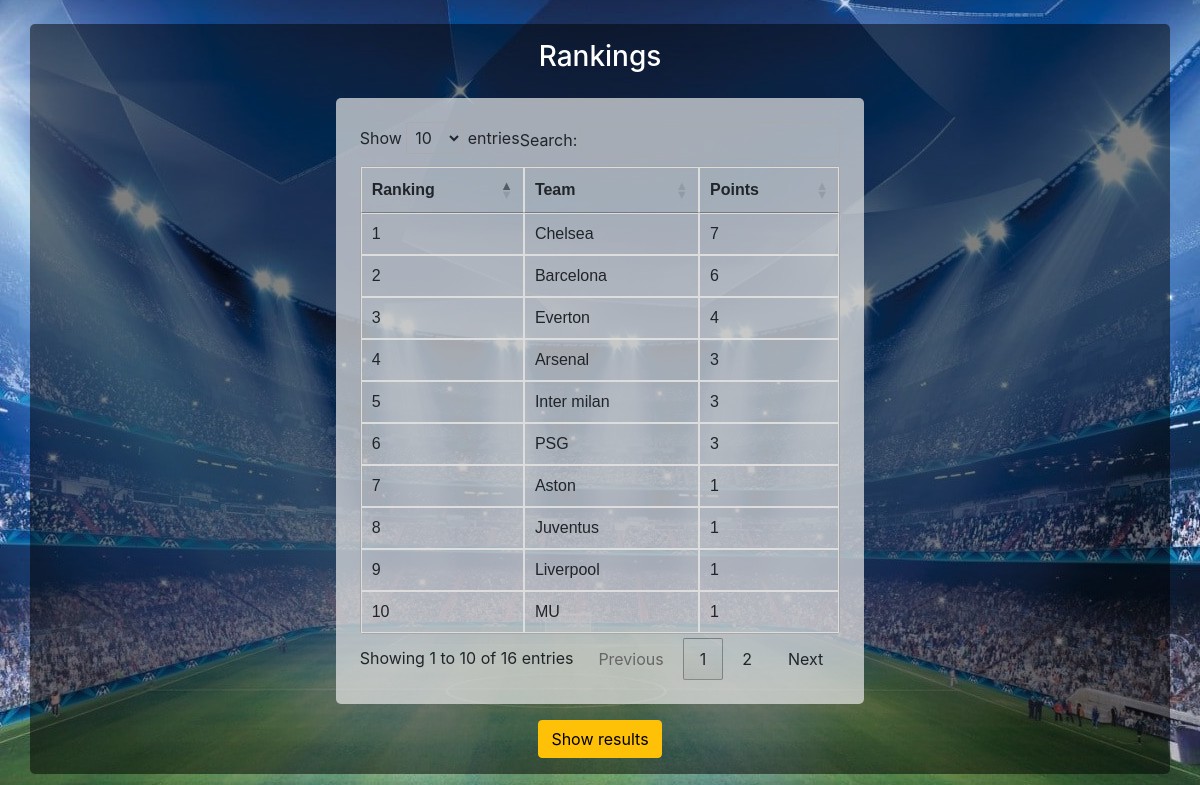
The page /ranking_list (signed in) on the database its author committed.
### ranking/models.py (models this page shows, shortened)
class Ranking(models.Model):
    team = models.OneToOneField(Team, on_delete=models.CASCADE, related_name='ranking')
    points = models.IntegerField(default=0)
    rank = models.IntegerField(default = 0)
    class Meta:
        verbose_name_plural = "rankings"
        ordering = ('rank',)

class Team(models.Model):
    name = models.CharField(max_length=255)
    def __str__(self):
        return self.name

### ranking/views.py (the view)
# urls.py: path('ranking_list', display_rankings, name="ranking_list"),
@login_required(login_url='/login')
def display_rankings(request):
    ranking_list = Ranking.objects.all().order_by('rank')
    return render(request, "ranking_list.html", {'ranking_list': ranking_list})

### ranking/templates/ranking_list.html (shortened to what this page needs)
<!DOCTYPE html>
<html lang="en">
<head>
    {% load static %}
    <link rel="stylesheet" href="{% static 'css/bootstrap.min.css' %}">
    <link rel="stylesheet" href="{% static 'css/styles.css' %}">
    <link rel="stylesheet" href="https://cdnjs.cloudflare.com/ajax/libs/bootstrap-table/1.9.0/bootstrap-table.min.css">
    <link rel="stylesheet" href="https://cdn.datatables.net/1.10.9/css/jquery.dataTables.min.css">
</head>
<body class="sport_league_ranking__body">
<section class="section__ranking_list container mt-4 p-3">
        <h3 class="mb-4">Rankings</h3>
        <div class="div__ranking_list p-4">
    <table id="table__ranking_list">
        <thead>
            <tr>
                <th>Ranking</th>
                <th>Team</th>
                <th>Points</th>
            </tr>
        </thead>
        <tbody>
            {% for item in ranking_list %}
            <tr>
                <td>{{ item.rank }}</td>
                <td>{{item.team}}</td>
                <td>{{item.points}}</td>
            </tr>
            {% endfor %}
        </tbody>
    </table>
        </div>
        <button class="btn btn-warning mt-3 btn-add-record"><a style="color:black;" href="{% url 'show_results' %}">Show
                results</a></button>
    </section>
</body>
</html>

### ranking/static/css/styles.css (style rules this page uses)
* { margin: 0; padding: 0; box-sizing: border-box; }
.sport_league__body, .sport_league_ranking__body { background-image: url('/static/images/sports_league_home.jpg'); background-position: center; background-repeat: none; width: 100vw; height: 100vh; overflow: none; }
.section__game_list, .section__ranking_list { display: flex; flex-direction: column; align-items: center; justify-content: space-around; background: rgba(0, 0, 0, 0.5); border-radius: 5px; }
.section__game_list h3, .section__ranking_list h3 { color: white; }
.section__game_list_table, .div__ranking_list { background-color: rgb(231, 231, 231, 0.7) !important; border-radius: 5px; }
table { font-family: arial, sans-serif; border-collapse: collapse; width: 100%; border: 1px solid #a7a7a7 !important; border-radius: 3px !important; }
td, th { border: 1px solid #dddddd; text-align: left; padding: 4px 8px; }
tr:nth-child(even) { background-color: #dddddd; }

### rows shown on the page
Ranking: rank "1", team "Chelsea", points "7"
Ranking: rank "2", team "Barcelona", points "6"
Ranking: rank "3", team "Everton", points "4"
Ranking: rank "4", team "Arsenal", points "3"
Ranking: rank "5", team "Inter milan", points "3"
Ranking: rank "6", team "PSG", points "3"
Ranking: rank "7", team "Aston", points "1"
Ranking: rank "8", team "Juventus", points "1"
Ranking: rank "9", team "Liverpool", points "1"
Ranking: rank "10", team "MU", points "1"
